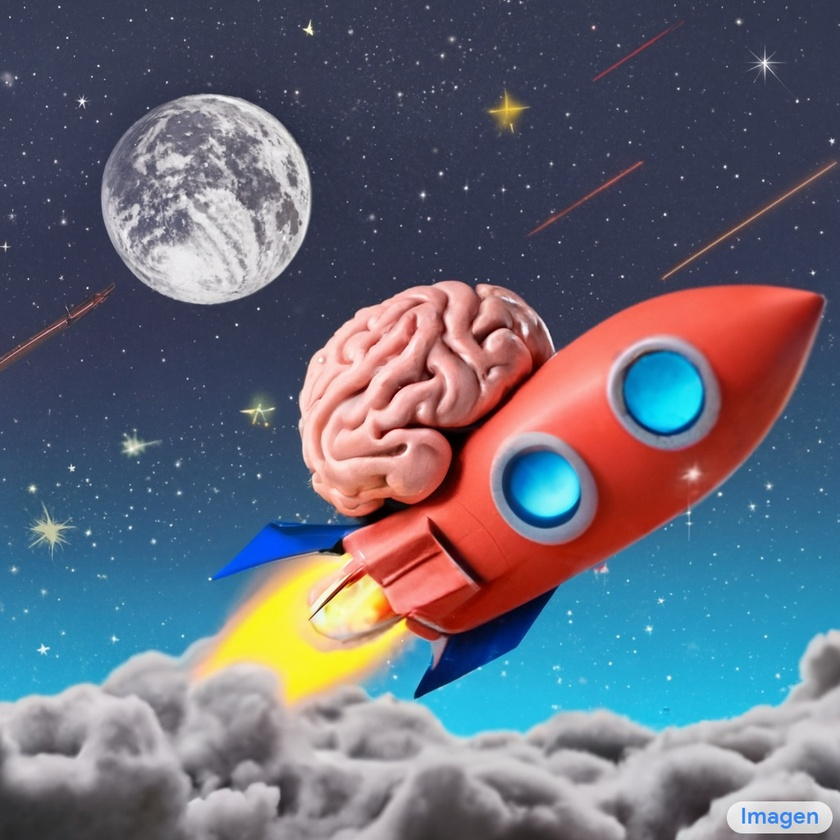
#> input picture imagen.jpg, 840 x 840 px, shrunk from 1024 x 1024 before the run
$ python Ruidos.py
#> lines starting #> are read from the running program, lines starting #| are printed output that depends on the picture; after the words box and inside, x2 and y2 are one past the last pixel; in counts of white or black regions, pixels touching at a corner belong together
import numpy as np
import matplotlib.pyplot as plt
import cv2  as cv
import math

image_path = "imagen.jpg"  # Cambia el nombre de archivo según tu imagen
image = cv.imread(image_path)
#> image is the input picture: shape (840, 840, 3); mean B, G, R 119, 105.3, 102.1
#definicion de funciones
#ruido gaussiano
def add_gaussian_noise(image, mean=0, sigma=100):

#> called with mean = 0, sigma = 100
    row, col, ch = image.shape
#> row = 840; col = 840; ch = 3
    gauss = np.random.normal(mean, sigma, (row, col, ch))
    "todos los valores que sobrepasen al 255 sea 255"
    noisy_image = np.clip(image + gauss, 0, 255).astype(np.uint8)
    return noisy_image
#ruido de sal y pimienta
"A diferencia de el gaussiano, no existe una funcion como tal, se le agregan pixeles blancos y pixeles negros"
"se copia la imagen para poder agregar informacion"
def add_salt_and_pepper_noise(image, salt_prob=0.5, pepper_prob=0.5):

#> called with salt_prob = 0.5, pepper_prob = 0.5
    row, col, ch = image.shape
#> row = 840; col = 840; ch = 3
    noisy_image = image.copy()

    # Salt (valor máximo)
    num_salt = int(salt_prob * row * col)
#> num_salt = 352800
    salt_coords = [np.random.randint(0, i-1, num_salt) for i in image.shape]
    noisy_image[salt_coords[0], salt_coords[1], :] = 255

    # Pepper (valor mínimo)
    num_pepper = int(pepper_prob * row * col)
#> num_pepper = 352800
    pepper_coords = [np.random.randint(0, i-1, num_pepper) for i in image.shape]
    noisy_image[pepper_coords[0], pepper_coords[1], :] = 0

    return noisy_image

#ruido mixto

def add_mixed_noise(image, mean=0, sigma=100, salt_prob=0.01, pepper_prob=0.01):
    gaussian_noisy_image = add_gaussian_noise(image, mean, sigma)
    mixed_noisy_image = add_salt_and_pepper_noise(gaussian_noisy_image, salt_prob, pepper_prob)
#> call 2 of add_salt_and_pepper_noise, with salt_prob = 0.01, pepper_prob = 0.01
#> in add_salt_and_pepper_noise (call 2), `noisy_image[pepper_coords[0], pepper_coords[1], :] = 0`:
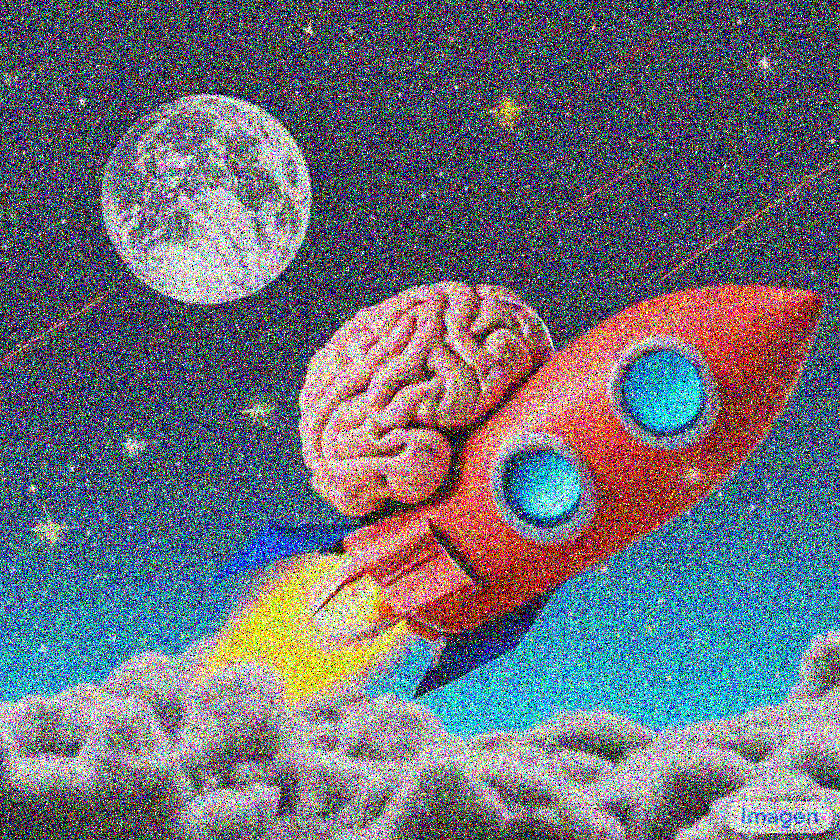
#> noisy_image: shape (840, 840, 3); mean R, G, B 108, 110.4, 120.5
    return mixed_noisy_image
#filtrar los ruidos


#verificar si se carga la imagen
if image is None:
    print(f"No se pudo cargar la imagen en {image_path}")
else:
    image = cv.cvtColor(image, cv.COLOR_BGR2RGB)  # Convertir de BGR a RGB pasarlo a la funcion

    # Aplicar ruidos
    gaussian_noisy_image = add_gaussian_noise(image)
    salt_pepper_noisy_image = add_salt_and_pepper_noise(image)
    mixed_noised=add_mixed_noise(image)
    #Eliminar ruidos gaussiano
    "Kernel es un arreglo que recorre toda la imagen, es una convolucion"
    "Matrices menores en el kernel, verificar la convolucion de la imagen"
    "filtro de suavizado de imagen pierdes informacion"
    Eliminar=cv.GaussianBlur(gaussian_noisy_image,(9,9),0)
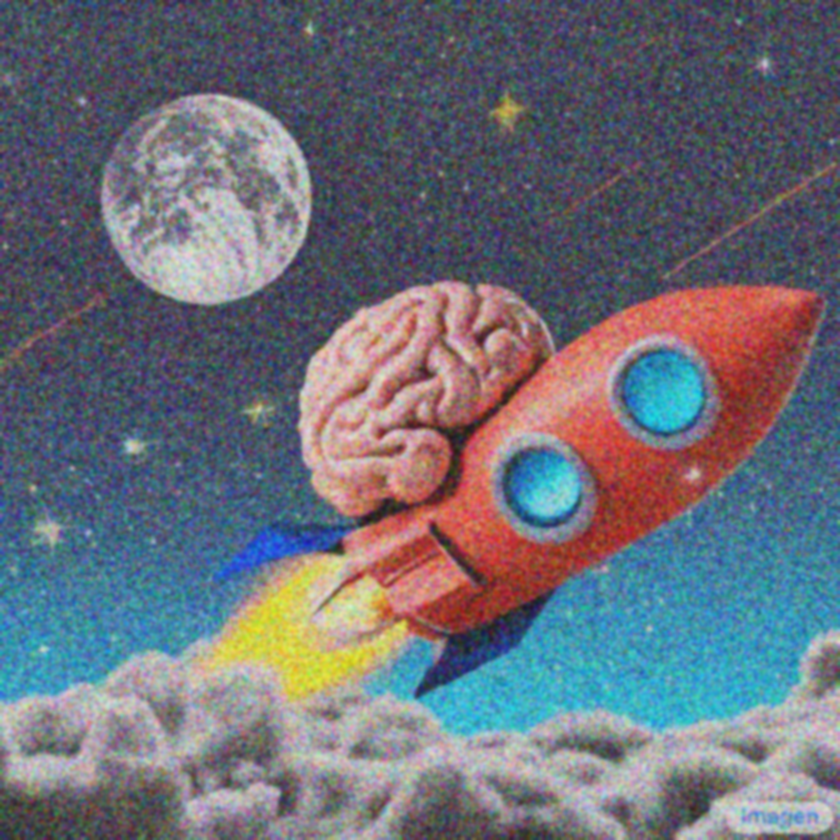
#> Eliminar: shape (840, 840, 3); mean R, G, B 107.6, 110.3, 120.5
    #Aplicar filtro de mediana
    "trabaja sobre toda una comunidad de pixeles"
    MedianaFilter=cv.medianBlur(salt_pepper_noisy_image,5)
    #Aplicar al filtro se sal y pimienta al gaussiano
    MF2=cv.medianBlur(gaussian_noisy_image,5)
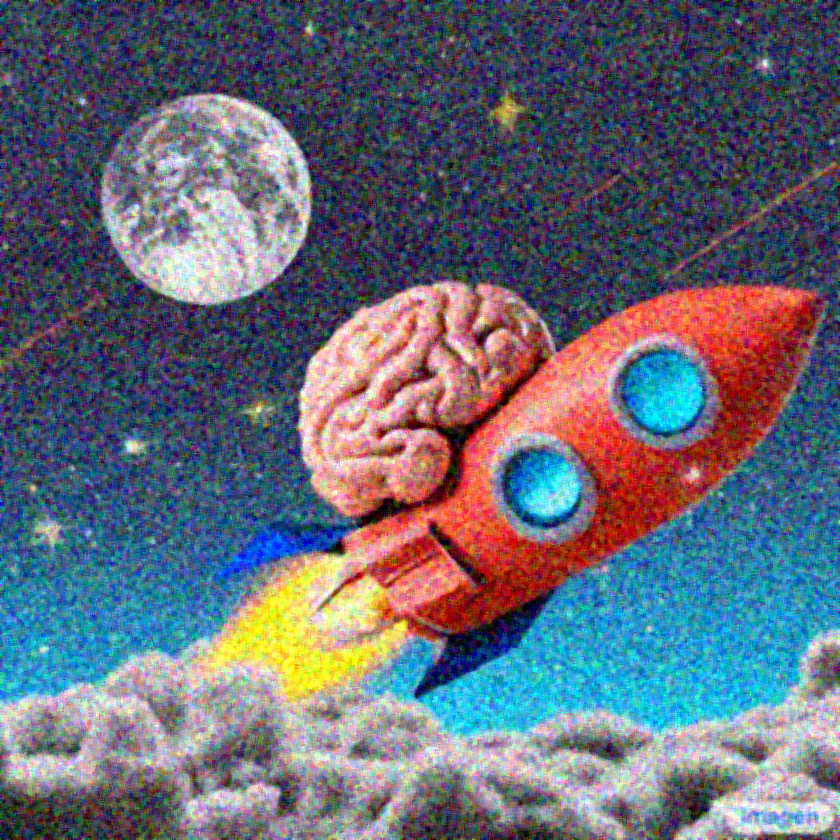
#> MF2: shape (840, 840, 3); mean R, G, B 101.3, 104.9, 118.8
    #Umbralizar
    # Conversión a enteros
    entero = cv.cvtColor(MedianaFilter, cv.COLOR_RGB2GRAY)

    # Umbralización
    m, n = np.shape(entero)
#> m = 840; n = 840
    for i in range(m):
        for j in range(n):
            if entero[i, j] < 100:
                entero[i, j] = 0
            else:
                entero[i, j] = 1
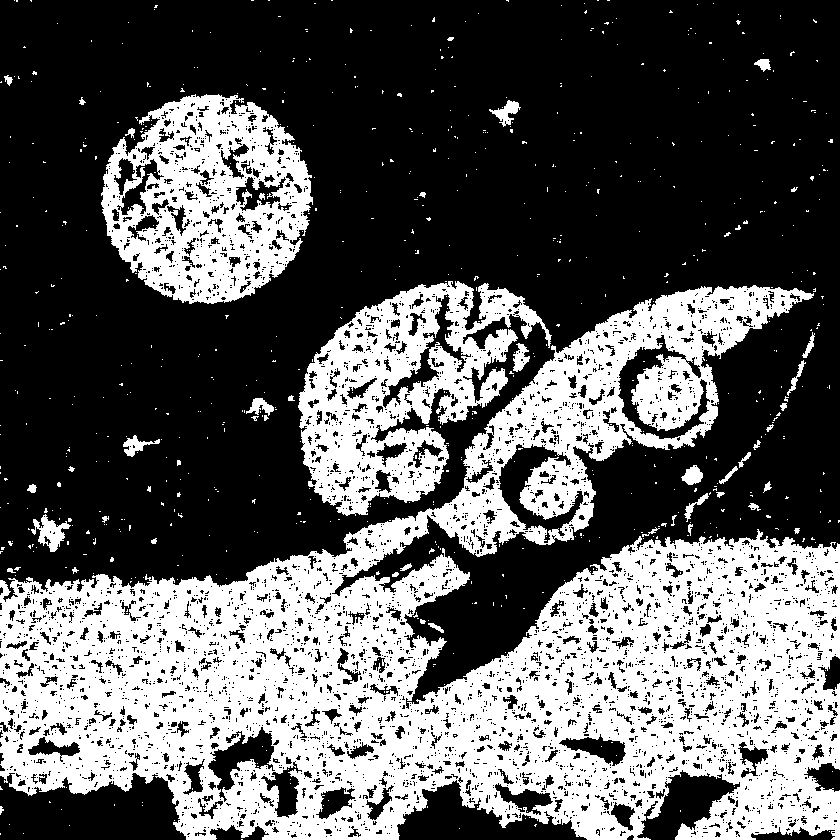
#> entero: shape (840, 840); values 0 (black) and 1 (white), 37.1% white; 815 white regions (768 under 20 px), largest, box (x1, y1, x2, y2) and area: (0, 285, 840, 840) 202826, (298, 281, 552, 516) 26546, (101, 94, 313, 304) 26321

        #Aplicar el filtro sobel a esta
    sobel = cv.Sobel(gaussian_noisy_image, cv.CV_64F, 1, 0, ksize=3)

    #Aplicar el gradiente
    #calcular la magnitud de la gradiante
    # Aplicar el filtro Sobel
    sobel_horizontal = cv.Sobel(sobel, cv.CV_64F, 1, 0, ksize=3)
    sobel_vertical = cv.Sobel(sobel, cv.CV_64F, 0, 1, ksize=3)
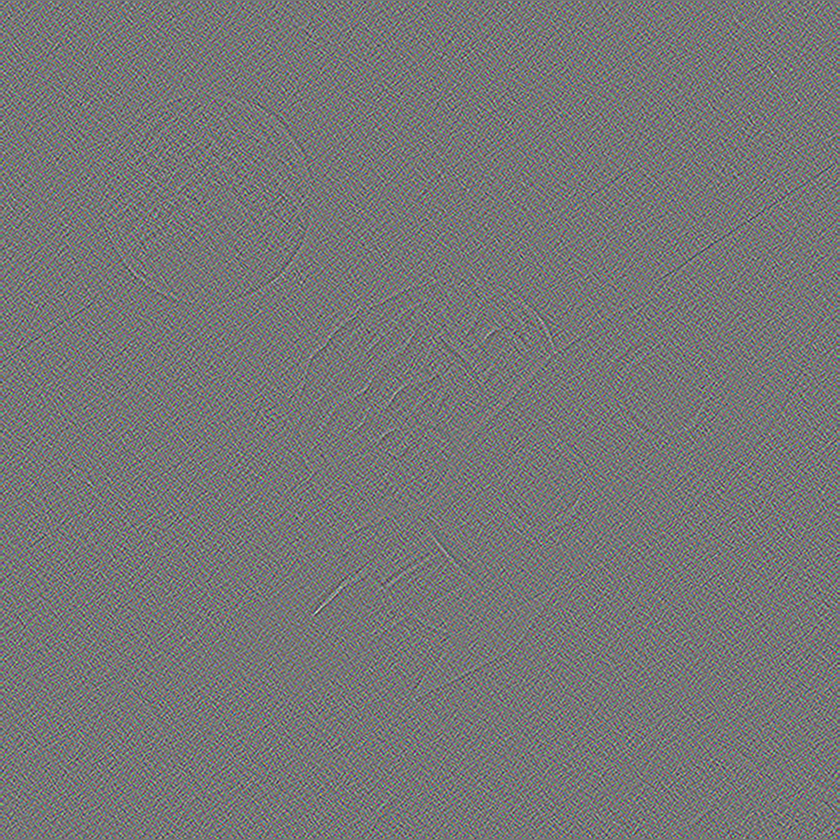
#> sobel_vertical: shape (840, 840, 3) float64; mean R, G, B 0, 0, 0; drawn with min black and max white
    Gradiante=np.sqrt(sobel_horizontal**2 + sobel_vertical**2)
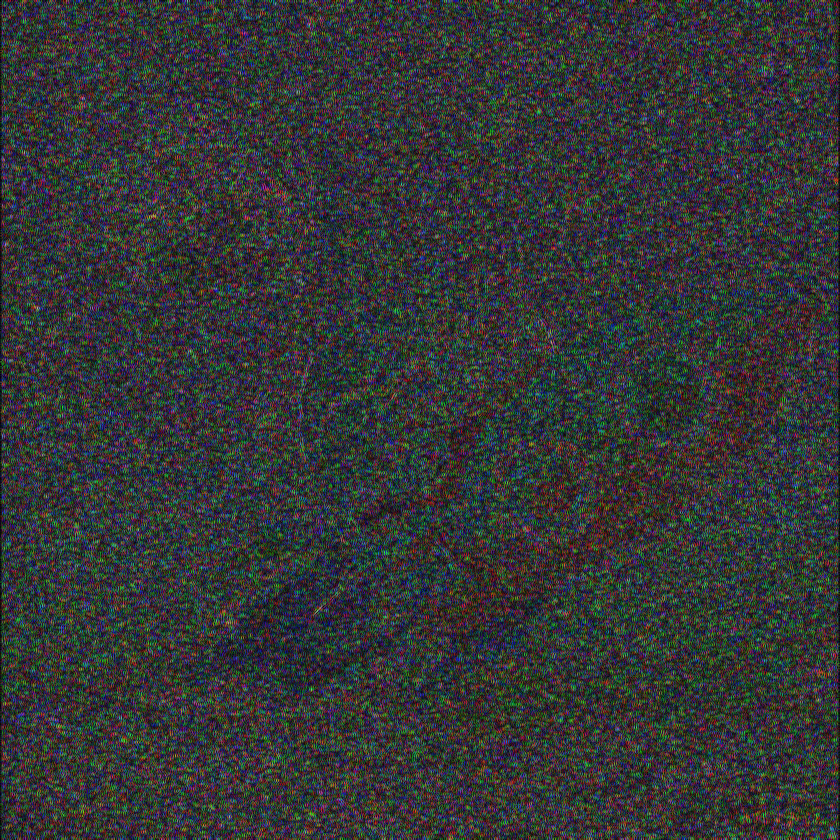
#> Gradiante: shape (840, 840, 3) float64; mean R, G, B 1446.2, 1506.8, 1526.1; drawn with min black and max white


    # Mostrar imágenes
    plt.figure(figsize=(10, 5))

    plt.subplot(1, 8, 1)
    plt.imshow(image)
    plt.title("Imagen Original")
    plt.axis("off")

    plt.subplot(1, 8, 2)
    plt.imshow(gaussian_noisy_image,cmap="Accent")
    plt.title("Gaussiano")
    plt.axis("off")

    plt.subplot(1, 8, 3)
    plt.imshow(salt_pepper_noisy_image,cmap="Accent")
    plt.title("SaltPeper")
    plt.axis("off")

    plt.subplot(1,8,4)
    plt.imshow(Eliminar,cmap='Accent')
    plt.title("filGauss")
    plt.axis("off")

    plt.subplot(1,8,5)
    plt.imshow(MedianaFilter,cmap="Accent")
    plt.title("FiltroSyP")
    plt.axis("off")
    plt.subplot(1,8,6)
    plt.imshow(MF2,cmap="Accent")
    plt.title("Fil-Gaussiano")
    plt.axis("off")
    plt.tight_layout()
    plt.subplot(1,8,7)
    plt.imshow(mixed_noised,cmap="Accent")
    plt.title("Rui_Mixto")
    plt.axis("off")
    plt.subplot(1,8,8)
    plt.imshow(entero,cmap='gray')
    plt.axis("off")
    plt.tight_layout()

    plt.show()

$ run again, with test.jpg copied over imagen.jpg
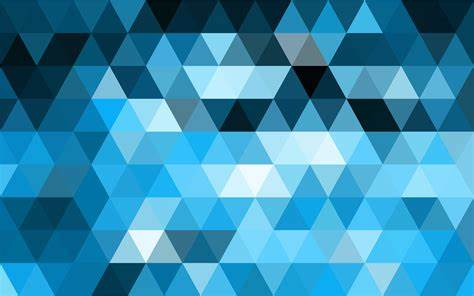
#> input picture test.jpg, 474 x 296 px
#> image is the input picture: shape (296, 474, 3); mean B, G, R 177.2, 140.8, 53.4
#> after the loop `for i in range(m):`:
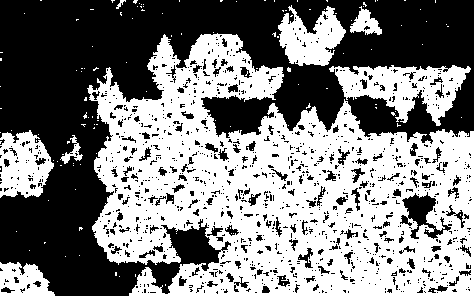
#> entero: shape (296, 474); values 0 (black) and 1 (white), 50.7% white; 1137 black regions (978 under 20 px), largest, box (x1, y1, x2, y2) and area: (0, 0, 474, 296) 58455, (400, 192, 452, 239) 958, (298, 248, 313, 268) 120
#> `Gradiante=np.sqrt(sobel_horizontal**2 + sobel_vertical**2)`:
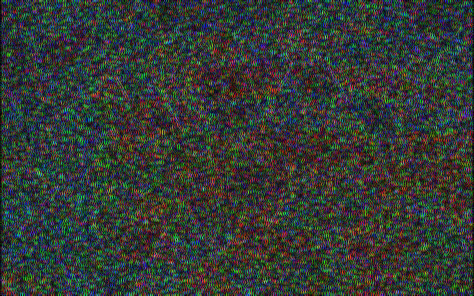
#> Gradiante: shape (296, 474, 3) float64; mean R, G, B 1355.5, 1515.4, 1403.8; drawn with min black and max white
